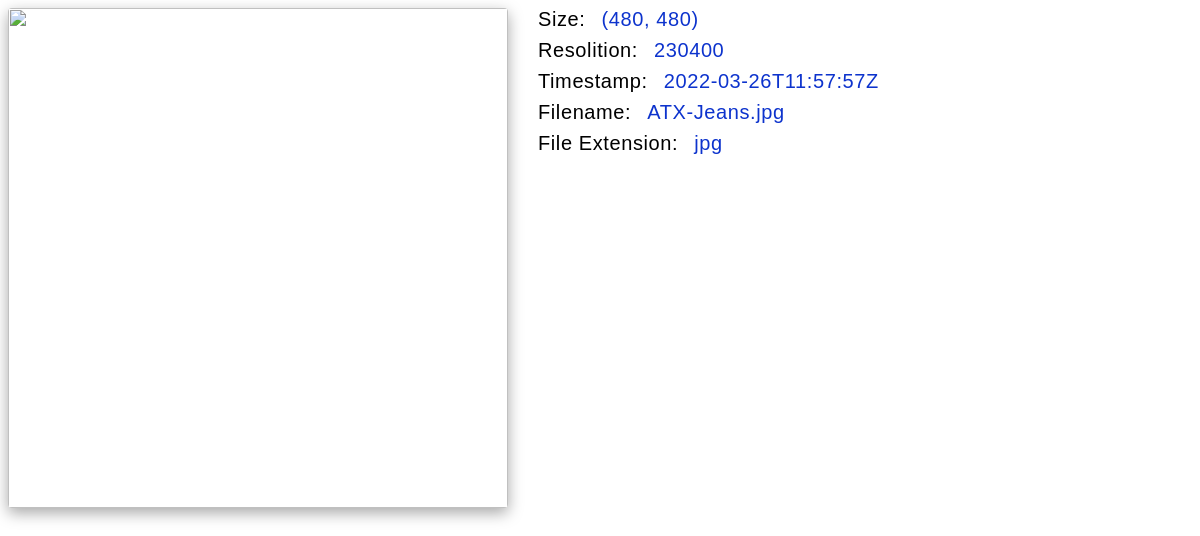
The app's page /hejwwktfpdwbuaombmi4 with its own data.
### myapp/models.py (models this page shows, shortened)
class Image_Model(models.Model):
    size            = models.CharField(max_length=50,default="")
    resolution      = models.CharField(max_length=100,default="")
    timestamp       = models.CharField(max_length=100,default="")
    filename        = models.CharField(max_length=100,default="")
    file_extension  = models.CharField(max_length=100,default="")
    image_id        = models.CharField(max_length=100,default="")

### myapp/views.py (the view)
# urls.py: path('<image_id>',show_data),
def show_data(request,image_id):
    model_obj = Image_Model.objects.get(image_id=image_id)
    link= f'http://res.cloudinary.com/dsnwtu0ir/image/upload/v1648291012/uploads/{ image_id }.png'
    context={'items':model_obj, 'link' :link}
    return render(request , 'myapp/show.html',context)

### myapp/templates/myapp/show.html (shortened to what this page needs)
<!DOCTYPE html>
<html lang="en">
<head>
</head>
<body>
<div class="container">
<div style="display:table-cell; vertical-align:middle; text-align:center">
    <img class="img" src={{ link }} alt="" srcset="">
</div>
<div style="padding-left: 30px;">
<div class="division">
<div class="left">
    Size: </div> <span class="right"> {{ items.size }}</span></div>
<div class="division">
    <div class="left">
        Resolition: </div> <span class="right"> {{ items.resolution }}</span></div>
        <div class="division">
            <div class="left">
                Timestamp: </div> <span class="right"> {{ items.timestamp }}</span></div>
                <div class="division">
                    <div class="left">
                        Filename: </div> <span class="right"> {{ items.filename }}</span></div>
                <div class="division">
                    <div class="left">
                        File Extension: </div> <span class="right"> {{ items.file_extension }}</span></div>
</div>
</div>
</body>
</html>

### myapp/templates/myapp/show.html (style rules this page uses)
.division { display: flex; margin-bottom: 8px; }
.right { font-size: 20px; font-weight: 400; font-family: sans-serif; letter-spacing: 0.03em; color: #0d33cd; padding-left: 16px; }
.left { font-size: 20px; font-weight: 500; font-family: sans-serif; letter-spacing: 0.03em; }
.img { width: 500px; height: 500px; object-fit: cover; border-radius: 4px; box-shadow: rgb(0 0 0 / 35%) 0px 5px 15px; }
.container { display: flex; align-items: flex-start; }

### records on screen
Image_Model: size "(480, 480)", resolution "230400", timestamp "2022-03-26T11:57:57Z", filename "ATX-Jeans.jpg", file_extension "jpg"
